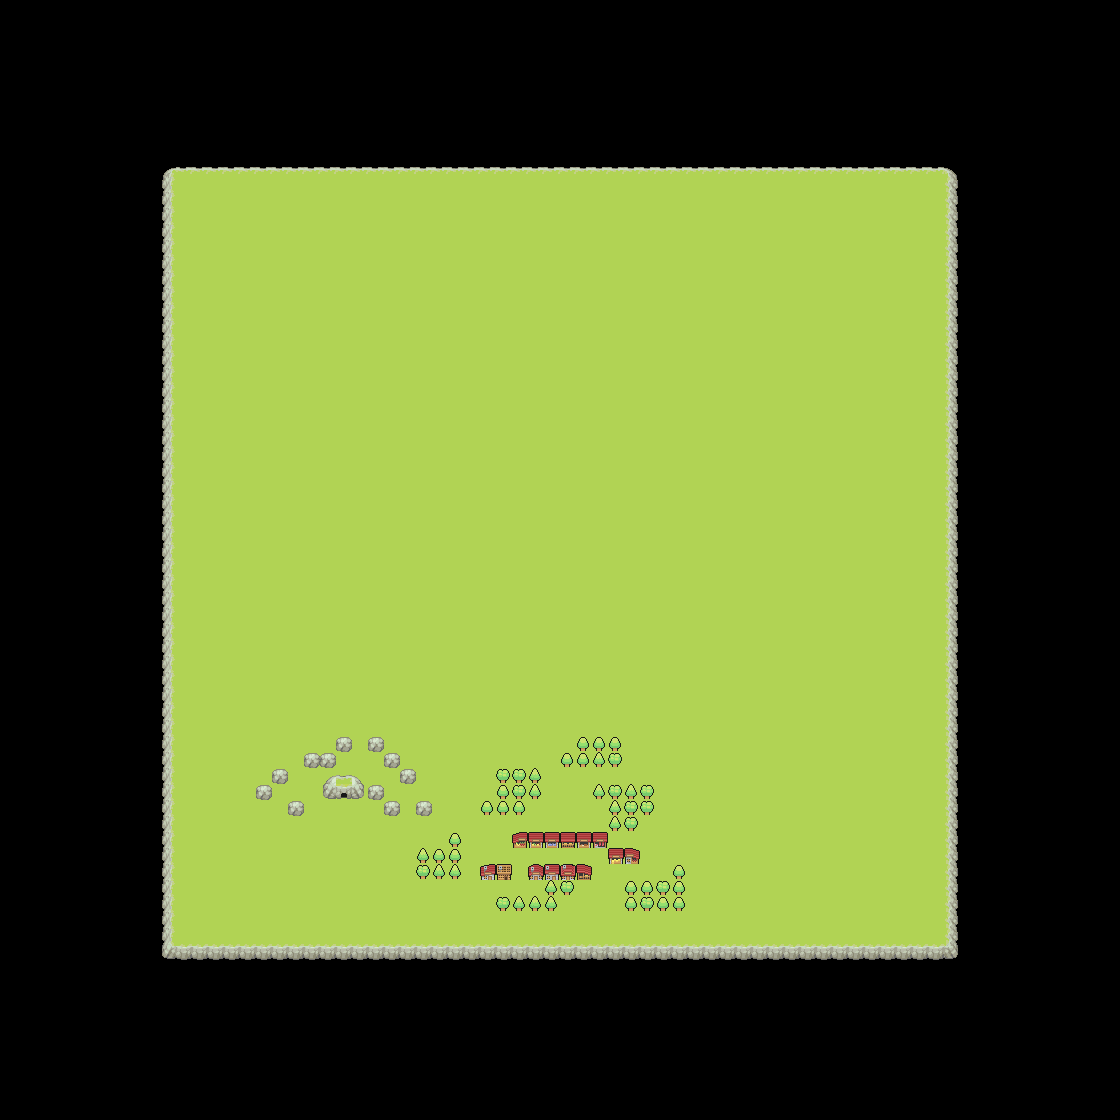

Below is a game level as drawn by its tile map, then a one-line description and the .tmx that defines it (tile-layer data replaced by summaries):
An orthogonal 70x70 tile map with 16x16 px tiles, 2 tile layers (Background, Landscape), 3 hidden layers not drawn, 8 tilesets.

<map version="1.5" tiledversion="1.7.2" orientation="orthogonal" renderorder="right-down" width="70" height="70" tilewidth="16" tileheight="16" infinite="0" nextlayerid="10" nextobjectid="1">
 <editorsettings>
  <export target="overworld.json" format="json" />
 </editorsettings>
 <tileset firstgid="1" name="Overworld_cliff" tilewidth="16" tileheight="16" tilecount="63" columns="7">
  <image source="../../overworld_map/Ground/Cliff.png" width="112" height="144" />
 </tileset>
 <tileset firstgid="64" name="Overworld_AssortedGround" tilewidth="16" tileheight="16" tilecount="5" columns="5">
  <image source="../../overworld_map/Ground/Grass.png" width="80" height="16" />
 </tileset>
 <tileset firstgid="69" name="Overworld_TexturedGrass" tilewidth="16" tileheight="16" tilecount="6" columns="3">
  <image source="../../overworld_map/Ground/TexturedGrass.png" width="48" height="32" />
 </tileset>
 <tileset firstgid="75" name="Overworld_RedTaverns" tilewidth="16" tileheight="16" tilecount="12" columns="3">
  <image source="../../overworld_map/Buildings/Red/RedTaverns.png" width="48" height="64" />
 </tileset>
 <tileset firstgid="87" name="Overworld_RedMarket" tilewidth="16" tileheight="16" tilecount="12" columns="3">
  <image source="../../overworld_map/Buildings/Red/RedMarket.png" width="48" height="64" />
 </tileset>
 <tileset firstgid="99" name="Overworld_Trees" tilewidth="16" tileheight="16" tilecount="4" columns="4">
  <image source="../../overworld_map/Nature/Trees.png" width="64" height="16" />
 </tileset>
 <tileset firstgid="103" name="Layer 1 cloud anim1" tilewidth="16" tileheight="16" tilecount="176" columns="22">
  <image source="../../tiles/painted style/PNG/Mountains/Layer 1 cloud anim1.png" width="357" height="131" />
 </tileset>
 <tileset firstgid="279" name="Layer 3 cloud anim1" tilewidth="16" tileheight="16" tilecount="168" columns="28">
  <image source="../../tiles/painted style/PNG/Mountains/Layer 3 cloud anim1.png" width="450" height="99" />
 </tileset>
 <layer id="7" name="Water" width="70" height="70" visible="0">
  <data>[4900 cells, 4900 non-empty, 1 distinct tile ids]</data>
 </layer>
 <layer id="4" name="Background" width="70" height="70">
  <data>[4900 cells, 2500 non-empty, 9 distinct tile ids]</data>
 </layer>
 <layer id="3" name="Landscape" width="70" height="70">
  <data>[4900 cells, 79 non-empty, 24 distinct tile ids]</data>
 </layer>
 <layer id="8" name="Cloud Layer 2" width="70" height="70" visible="0">
  <data>[4900 cells, 977 non-empty, 266 distinct tile ids]</data>
 </layer>
 <layer id="9" name="Cloud Layer 1" width="70" height="70" visible="0">
  <data>[4900 cells, 632 non-empty, 268 distinct tile ids]</data>
 </layer>
</map>
